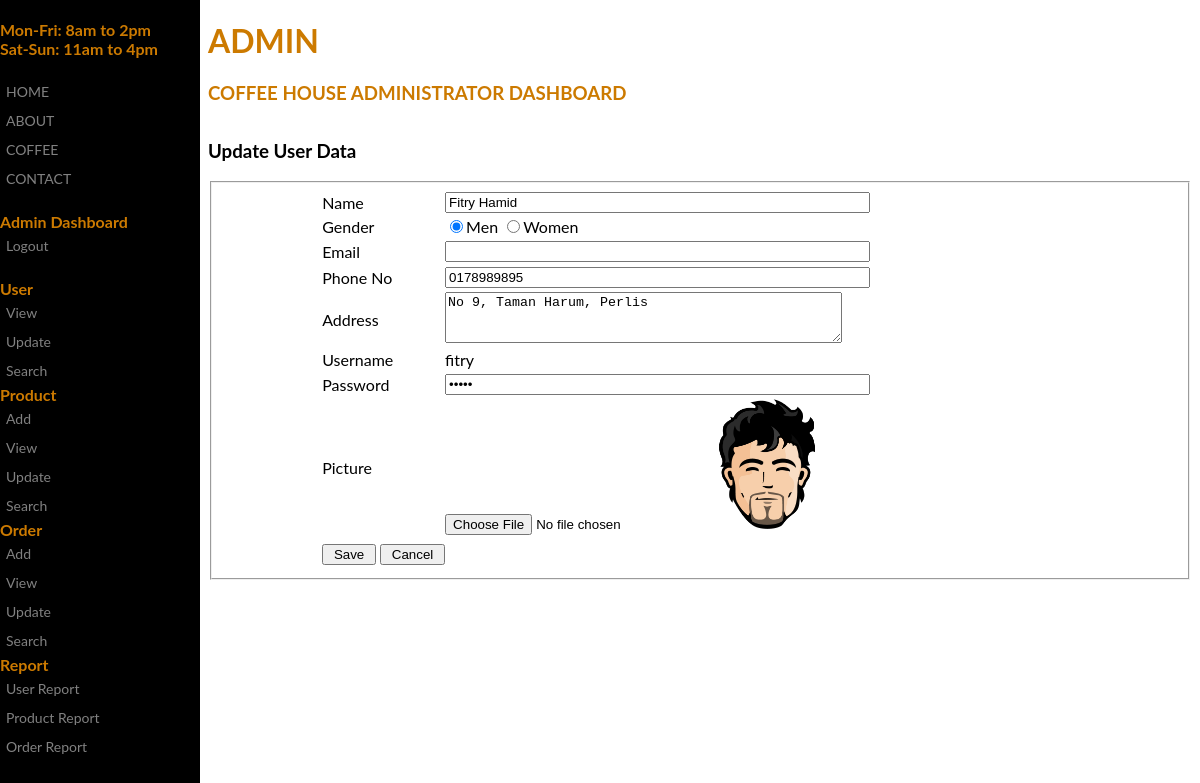
/admin/update_user.php?user_id=3 (signed in), run on the app's committed database.
### tables this page shows
CREATE TABLE `user` (
  `user_id` int(4) NOT NULL,
  `username` varchar(20) NOT NULL,
  `password` varchar(10) NOT NULL,
  `name` varchar(50) NOT NULL,
  `gender` int(2) NOT NULL,
  `address` varchar(100) NOT NULL,
  `telephone` varchar(10) NOT NULL,
  `email` varchar(50) NOT NULL,
  `picture` varchar(100) NOT NULL,
  `level_id` int(10) NOT NULL
);

### admin/update_user.php (the view, shortened to what this page needs)
<?php
include('../include/dbconn.php');
$user = $_SESSION['username'];
$user_id = $_GET['user_id'];
?>
<!DOCTYPE html>
<html>
<head>
</head>
<body>
<div class="sidenav">
<b>
 Mon-Fri: 8am to 2pm <br>
 Sat-Sun: 11am to 4pm
</b><br><br>
  <a href="../index.html">HOME</a>
  <a href="#">ABOUT</a>
  <a href="#">COFFEE</a>
  <a href="#">CONTACT</a>
  <br>
  <b> Admin Dashboard</b>
  <a href="../login/logout.php">Logout</a>
  <br>
  <b>User</b>
  <a href="view_user.php">View</a>
  <a href="update_view_user.php">Update</a>
  <a href="search_user.php">Search</a>
  <b>Product</b>
  <a href="add_product.php">Add</a>
  <a href="view_product.php">View</a>
  <a href="update_view_product.php">Update</a>
  <a href="search_product.php">Search</a>
  <b>Order</b>
  <a href="add_order.php">Add</a>
  <a href="view_order.php">View</a>
  <a href="update_view_order.php">Update</a>
  <a href="search_order.php">Search</a>
  <b>Report</b>
  <a href="#">User Report</a>
  <a href="#">Product Report</a>
  <a href="#">Order Report</a>
</div>
<div class="main">
  <div class="greatinguser">
	<h1><?php echo $user; ?></h1>
	<h3>Coffee House Administrator Dashboard</h3>
  </div>
</div>
<div class="container">
<h3>Update User Data</h3>
<?php
	$query = "SELECT * FROM user WHERE user_id='$user_id'";
	$result = mysqli_query($dbconn, $query) or die ("Error: " . mysqli_error($dbconn));
	$row = mysqli_fetch_array($result);
?>
<fieldset>
<form name="edit_user" method="post" action="db_update_user.php" enctype="multipart/form-data">
    <table width="80%" border="0" align="center">
      <tr>
        <td width="16%">Name</td>
        <td width="84%"><input type="text" name="name" size="50" value="<?php echo ucwords (strtolower($row['name'])); ?>" /></td>
      </tr>
      <tr>
        <td width="16%">Gender</td>
        <td>
        <input name="gender" type="radio" value="1" <?php if($row['gender']==1) { echo 'checked'; } ?> />Men
		<input name="gender" type="radio" value="2" <?php if($row['gender']==2) { echo 'checked'; } ?>/>Women
        </td>
      </tr>
	  <tr>
        <td width="16%">Email</td>
        <td><input type="text" name="email" size="50" value="<?php echo $row['email']; ?>"/></td>
      </tr>
	  <tr>
        <td width="16%">Phone No</td>
        <td><input type="text" name="phone" size="50" value="<?php echo $row['telephone']; ?>"/></td>
      </tr>
      <tr>
        <td width="16%">Address</td>
        <td><textarea name="address" cols="47" rows="3"><?php echo ucwords (strtolower($row['address'])); ?></textarea></td>
      </tr>
      <tr>
        <td width="16%">Username</td>
        <td><?php echo $row['username']; ?>
        	<input type="hidden" name="username" size="50" value="<?php echo $row['username']; ?>" /></td>
      </tr>
      <tr>
        <td width="16%">Password</td>
        <td><input type="password" name="password" size="50" value="<?php echo $row['password']; ?>" /></td>
      </tr>
	  <tr>
      	<td>Picture</td>
        <td>
          <input type="file" name="file" id="file" />
          <img src="../images/<?php echo $row['picture'];?>" width="130" height="130">
	    </td>
      </tr>
      <tr>
        <td colspan="2"><input type="hidden" name="user" value=" <?php echo $user; ?> " />
        <input type="hidden" name="pic" value="<?php echo $row['picture'];?>" /></td>
      </tr>
      <tr>
        <td colspan="2"><input type="submit" name="submit" value=" Save " />
        <input type="button" name="cancel" value=" Cancel " onclick="location.href='update_view_user.php'" /></td>
      </tr>
    </table>
</form>
</fieldset>
</div>
</body>
</html>

### admin/update_user.php (style rules this page uses)
body { font-family: "Lato", sans-serif; color: #cc7a00; background-image:url(''); background-repeat: no-repeat; background-attachment: fixed; background-size: cover; background-color: #ffffff; }
div { max-width: 1100px; height: 100px; }
.sidenav { height: 100%; width: 200px; position: fixed; z-index: 1; top: 0; left: 0; background-color: #000000; overflow-x: hidden; padding-top: 20px; }
.sidenav a { padding: 6px 6px 6px 6px; text-decoration: none; font-size: 14px; color: #818181; display: block; }
.greatinguser { text-transform: uppercase; }
.main { margin-left: 200px; }
.container { font-family: "Lato", sans-serif; color: #000000; margin-left: 200px; }

### data on the page
user: name "Fitry Hamid", gender "☑", phone "0178989895", address "No 9, Taman Harum, Perlis", username "fitry", picture (picture)

### other printed values
$user "ADMIN"
